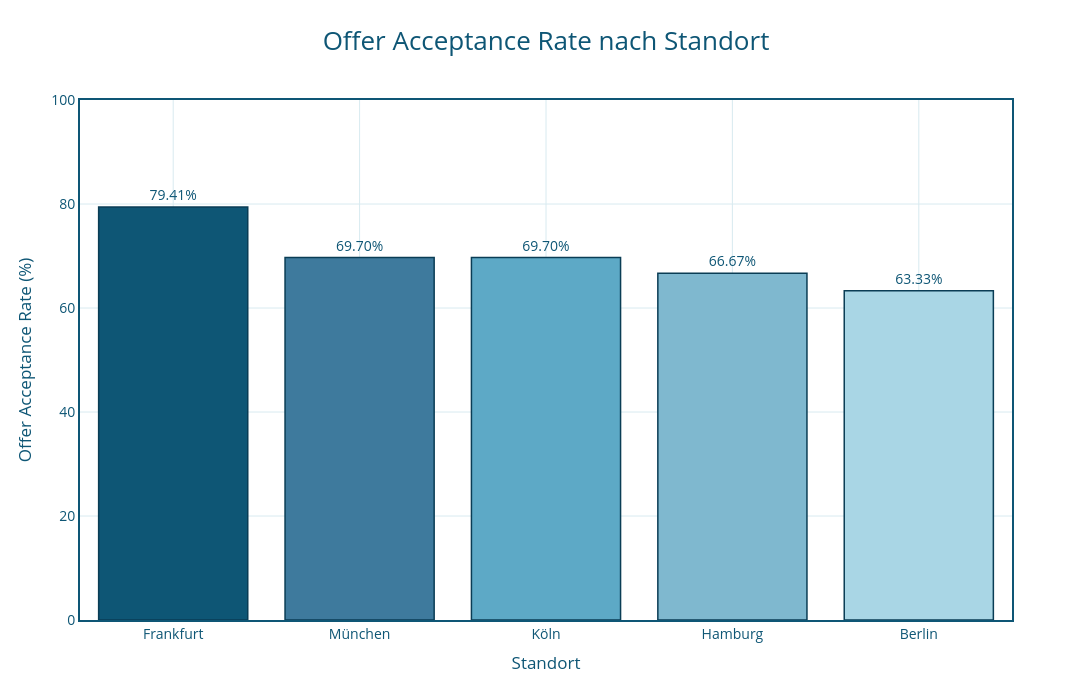

The notebook cell this image was saved under:
### Markdown cell above
#### 6.1.6 Balkendiagramm Offer Acceptance Rate

### Code cell
# Offer Acceptance Rate nach Standort
# ==========================================================
#
# Ziel:
# Vergleich der Angebotsannahmerate zwischen den Standorten.
# Die Grafik zeigt, an welchen Standorten Kandidaten
# Jobangebote häufiger annehmen.


# ----------------------------------------------------------
# 1. Daten für Plotly vorbereiten
# ----------------------------------------------------------

plot_df = (
    location_summary
    .reset_index()
    .sort_values(
        by="Offer Acceptance Rate",
        ascending=False
    )
)


# ----------------------------------------------------------
# 2. Farbverlauf definieren
# ----------------------------------------------------------

colors = [
    "#0E5675",  # dunkel
    "#3E7A9D",
    "#5DA9C6",
    "#7FB8CF",
    "#A9D6E5"   # hell
]


# ----------------------------------------------------------
# 3. Balkendiagramm erstellen
# ----------------------------------------------------------

fig = px.bar(
    plot_df,
    x="Standort",
    y="Offer Acceptance Rate",
    text="Offer Acceptance Rate",
    color="Standort",
    color_discrete_sequence=colors,
    title="Offer Acceptance Rate nach Standort"
)


# ----------------------------------------------------------
# 4. Werte oberhalb der Balken anzeigen
# ----------------------------------------------------------

fig.update_traces(
    texttemplate="%{text:.2f}%",
    textposition="outside",
    marker_line_color="#0A3D55",
    marker_line_width=1.5
)


# ----------------------------------------------------------
# 5. Layout im Corporate Design
# ----------------------------------------------------------

fig.update_layout(
    width=1400,
    height=700,

    plot_bgcolor="white",
    paper_bgcolor="white",

    font=dict(
        size=14,
        color="#0E5675"
    ),

    title=dict(
        text="Offer Acceptance Rate nach Standort",
        font=dict(
            size=26,
            color="#0E5675"
        ),
        x=0.5
    ),

    xaxis_title="Standort",
    yaxis_title="Offer Acceptance Rate (%)",

    yaxis_range=[0, 100],

    showlegend=False
)


# ----------------------------------------------------------
# 6. Rahmen und Gitternetzlinien
# ----------------------------------------------------------

fig.update_xaxes(
    showline=True,
    linewidth=2,
    linecolor="#0E5675",
    mirror=True,
    gridcolor="#D8EAF0"
)

fig.update_yaxes(
    showline=True,
    linewidth=2,
    linecolor="#0E5675",
    mirror=True,
    gridcolor="#D8EAF0"
)


# ----------------------------------------------------------
# 7. Diagramm anzeigen
# ----------------------------------------------------------

fig.show()

### Figure 1 — Plotly figure (JSON) as saved in the notebook; plotly's stock layout.template omitted (floating-point values rounded to 4 significant figures)
{"data": [{"hovertemplate": "Standort=%{x}<br>Offer Acceptance Rate=%{text}<extra></extra>", "legendgroup": "Frankfurt", "marker": {"color": "#0E5675", "line": {"color": "#0A3D55", "width": 1.5}, "pattern": {"shape": ""}}, "name": "Frankfurt", "orientation": "v", "showlegend": true, "text": [79.41], "textposition": "outside", "texttemplate": "%{text:.2f}%", "type": "bar", "x": ["Frankfurt"], "xaxis": "x", "y": [79.41], "yaxis": "y"}, {"hovertemplate": "Standort=%{x}<br>Offer Acceptance Rate=%{text}<extra></extra>", "legendgroup": "München", "marker": {"color": "#3E7A9D", "line": {"color": "#0A3D55", "width": 1.5}, "pattern": {"shape": ""}}, "name": "München", "orientation": "v", "showlegend": true, "text": [69.7], "textposition": "outside", "texttemplate": "%{text:.2f}%", "type": "bar", "x": ["München"], "xaxis": "x", "y": [69.7], "yaxis": "y"}, {"hovertemplate": "Standort=%{x}<br>Offer Acceptance Rate=%{text}<extra></extra>", "legendgroup": "Köln", "marker": {"color": "#5DA9C6", "line": {"color": "#0A3D55", "width": 1.5}, "pattern": {"shape": ""}}, "name": "Köln", "orientation": "v", "showlegend": true, "text": [69.7], "textposition": "outside", "texttemplate": "%{text:.2f}%", "type": "bar", "x": ["Köln"], "xaxis": "x", "y": [69.7], "yaxis": "y"}, {"hovertemplate": "Standort=%{x}<br>Offer Acceptance Rate=%{text}<extra></extra>", "legendgroup": "Hamburg", "marker": {"color": "#7FB8CF", "line": {"color": "#0A3D55", "width": 1.5}, "pattern": {"shape": ""}}, "name": "Hamburg", "orientation": "v", "showlegend": true, "text": [66.67], "textposition": "outside", "texttemplate": "%{text:.2f}%", "type": "bar", "x": ["Hamburg"], "xaxis": "x", "y": [66.67], "yaxis": "y"}, {"hovertemplate": "Standort=%{x}<br>Offer Acceptance Rate=%{text}<extra></extra>", "legendgroup": "Berlin", "marker": {"color": "#A9D6E5", "line": {"color": "#0A3D55", "width": 1.5}, "pattern": {"shape": ""}}, "name": "Berlin", "orientation": "v", "showlegend": true, "text": [63.33], "textposition": "outside", "texttemplate": "%{text:.2f}%", "type": "bar", "x": ["Berlin"], "xaxis": "x", "y": [63.33], "yaxis": "y"}], "layout": {"barmode": "relative", "font": {"color": "#0E5675", "size": 14}, "height": 700, "legend": {"title": {"text": "Standort"}, "tracegroupgap": 0}, "paper_bgcolor": "white", "plot_bgcolor": "white", "showlegend": false, "title": {"font": {"color": "#0E5675", "size": 26}, "text": "Offer Acceptance Rate nach Standort", "x": 0.5}, "width": 1400, "xaxis": {"anchor": "y", "categoryarray": ["Frankfurt", "München", "Köln", "Hamburg", "Berlin"], "categoryorder": "array", "domain": [0, 1], "gridcolor": "#D8EAF0", "linecolor": "#0E5675", "linewidth": 2, "mirror": true, "showline": true, "title": {"text": "Standort"}}, "yaxis": {"anchor": "x", "domain": [0, 1], "gridcolor": "#D8EAF0", "linecolor": "#0E5675", "linewidth": 2, "mirror": true, "range": [0, 100], "showline": true, "title": {"text": "Offer Acceptance Rate (%)"}}}}
